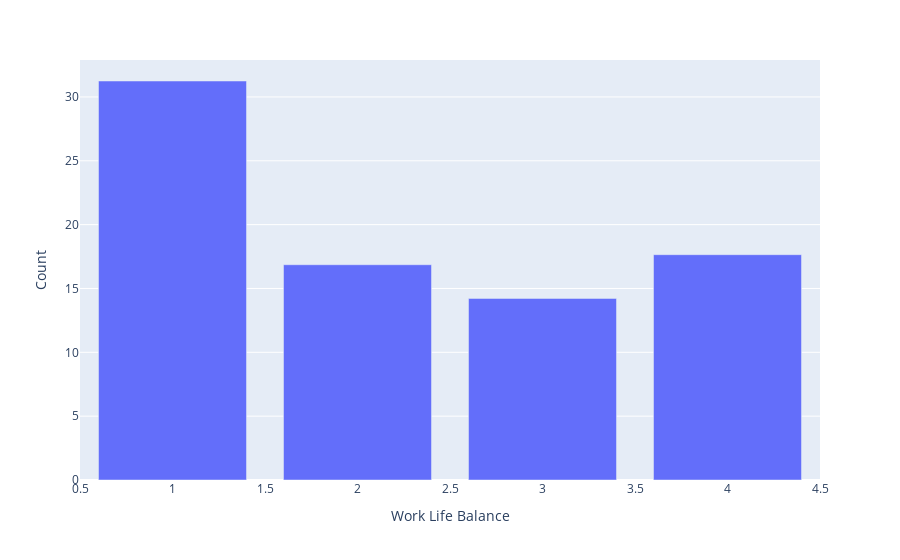

Notebook cell for this chart:
### Code cell
# abc = (df1.groupby('WorkLifeBalance').agg('count')['Attrition']/df.groupby('WorkLifeBalance').agg('count')['Attrition']) * 100
# fig = px.bar(x = abc.index, y = abc.values, labels={'x': 'Work Life Balance', 'y' : 'Count'})
# fig.show()

### Figure 1 — Plotly figure (JSON) as saved in the notebook; plotly's stock layout.template omitted (floating-point values rounded to 4 significant figures)
{"data": [{"alignmentgroup": "True", "hovertemplate": "Work Life Balance=%{x}<br>Count=%{y}<extra></extra>", "legendgroup": "", "marker": {"color": "#636efa"}, "name": "", "offsetgroup": "", "orientation": "v", "showlegend": false, "textposition": "auto", "type": "bar", "x": [1, 2, 3, 4], "xaxis": "x", "y": [31.25, 16.86, 14.22, 17.65], "yaxis": "y"}], "layout": {"barmode": "relative", "legend": {"tracegroupgap": 0}, "margin": {"t": 60}, "xaxis": {"anchor": "y", "domain": [0, 1], "title": {"text": "Work Life Balance"}}, "yaxis": {"anchor": "x", "domain": [0, 1], "title": {"text": "Count"}}}}
